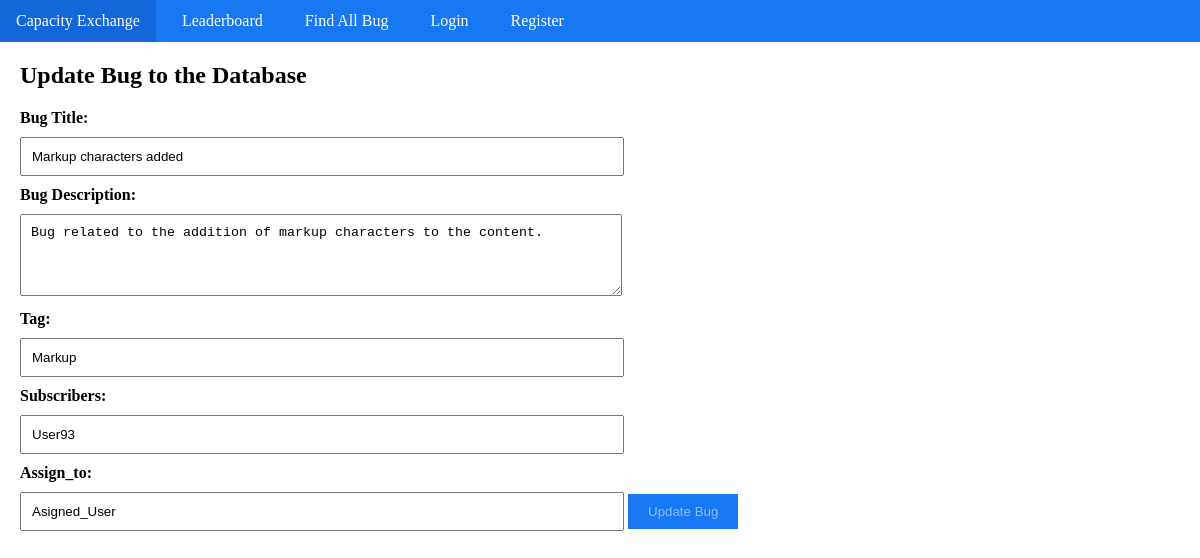
Page /update-bug/markup-characters-added/ on the committed database.
### bug/models.py (models this page shows, shortened)
class Bug(models.Model):
    user=models.ForeignKey(User,on_delete=models.SET_NULL,null=True,blank=True)
    bugTitle = models.TextField(max_length=200)
    slug = models.SlugField(unique=True)
    bugDescription = models.TextField()
    tag = models.CharField(max_length=50)
    subscribers = models.CharField(max_length=200)
    assign_to = models.CharField(max_length=100)

### bug/views.py (the view, shortened to what this page needs)
# urls.py: path("update-bug/<slug:bugTitle>/", update_bug, name="update_bug"),
def update_bug(request, bugTitle):
    queryset = Bug.objects.get(slug=bugTitle)  # Use slug for lookup
    context = {'home': queryset}
    return render(request, "home/update_bug.html", context)

### bug/templates/home/update_bug.html (shortened to what this page needs)
{% extends "base.html" %}
{% block start %}
<div class="input-container mt-5">
    <h2>Update Bug to the Database</h2>
    <form class="col-9 mx-auto card p-3 shadow-lg" method="post" enctype="multipart/form-data">
        <label for="bugTitle">Bug Title:</label>
       <input type="text" id="bugTitle" value="{{ home.bugTitle }}" name="bugTitle" required>
        <label for="bugDescription">Bug Description:</label>
        <textarea id="bugDescription" name="bugDescription" value="" rows="4" required>{{ home.bugDescription }}</textarea>
        <label for="Tag">Tag:</label>
        <input type="text" id="Tag" name="tag" value="{{ home.tag }}" required>
        <label for="Subscribers">Subscribers:</label>
        <input type="text" id="Subscribers" value="{{ home.subscribers }}" name="subscribers" required>
        <label for="Assign_to">Assign_to:</label>
        <input type="text" id="Assign_to" name="assign_to" value="{{ home.assign_to }}" required>
        <button class="btn" type="submit">Update Bug</button>
    </form>
</div>
{% endblock %}

### bug/templates/base.html (style rules this page uses)
body { margin: 0; padding: 0; }
.input-container { margin: 20px; }
label { display: block; margin-bottom: 10px; font-weight: bold; }
input[type="text"], textarea { width: 50%; padding: 10px; margin-bottom: 10px; }
.btn { background-color: #1877f2; color: rgba(255, 255, 255, 0.52); border: none; padding: 10px 20px; cursor: pointer; }

### rows in the picture
Bug: bugTitle "Markup characters added", bugDescription "Bug related to the addition of markup characters to the content.", tag "Markup", subscribers "User93", assign_to "Asigned_User"
